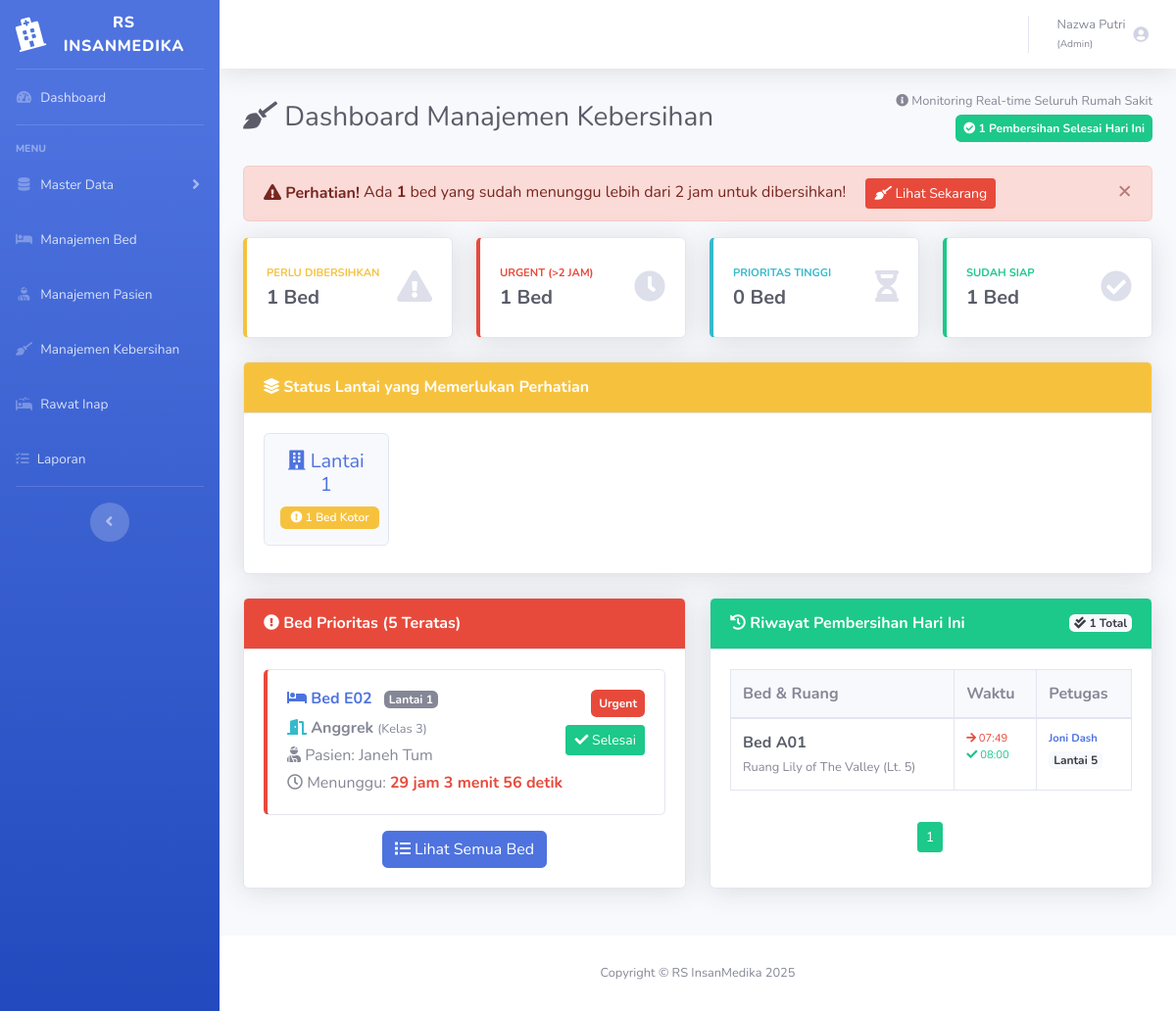
The app's page /rumahsakit/dashboard_kebersihan.php (signed in) with its own data.
### tables this page shows
CREATE TABLE `t_bedstatus` (
  `f_idbedsts` int(11) NOT NULL,
  `f_idpetugas` int(11) NOT NULL,
  `f_idbed` int(11) NOT NULL,
  `f_sts` enum('Kosong','Terisi','Siap','Pembersihan','Maintenance') NOT NULL,
  `f_waktumulai` datetime NOT NULL,
  `f_waktuselesai` datetime DEFAULT NULL,
  `f_keterangan` varchar(150) NOT NULL,
  `f_created` datetime NOT NULL
);

CREATE TABLE `t_tempattidur` (
  `f_idbed` int(11) NOT NULL,
  `f_idruangan` int(11) NOT NULL,
  `f_nomorbed` varchar(150) NOT NULL,
  `f_stsfisik` enum('Aktif','Nonaktif','Maintenance') NOT NULL,
  `f_created` datetime NOT NULL,
  `f_updated` datetime NOT NULL
);

CREATE TABLE `t_ruangan` (
  `f_idruangan` int(11) NOT NULL,
  `f_nama` varchar(150) NOT NULL,
  `f_kelas` enum('VVIP','VIP','Kelas 1','Kelas 2','Kelas 3') NOT NULL,
  `f_lantai` int(11) NOT NULL,
  `f_kapasitas` int(11) NOT NULL,
  `f_created` datetime NOT NULL,
  `f_updated` datetime NOT NULL,
  `f_luasruangan` decimal(6,2) DEFAULT NULL,
  `f_luasperbed` decimal(5,2) DEFAULT NULL,
  `f_faktorefisiensi` decimal(3,2) NOT NULL,
  `f_kapasitasmaks` int(11) NOT NULL
);

CREATE TABLE `t_pasien` (
  `f_idpasien` int(11) NOT NULL,
  `f_norekmed` varchar(150) NOT NULL,
  `f_nama` varchar(150) NOT NULL,
  `f_tgllahir` date NOT NULL,
  `f_jnskelamin` enum('Laki-laki','Perempuan') NOT NULL,
  `f_notlp` varchar(11) NOT NULL,
  `f_alamat` varchar(150) NOT NULL,
  `f_created` datetime NOT NULL,
  `f_updated` datetime NOT NULL
);

CREATE TABLE `t_petugas` (
  `f_idpetugas` int(11) NOT NULL,
  `f_nama` varchar(150) NOT NULL,
  `f_username` varchar(150) NOT NULL,
  `f_password` varchar(150) NOT NULL,
  `f_role` enum('Admin','Admisi','Perawat','Petugas Kebersihan') NOT NULL,
  `f_unitkerja` varchar(150) NOT NULL,
  `f_created` datetime NOT NULL,
  `f_updated` datetime NOT NULL
);

### rumahsakit/dashboard_kebersihan.php (the view, shortened to what the rows shown need)
<?php
require_once "dbcontroller.php";
$db = new dbcontroller();
function formatDurasi($waktu_mulai_str) {
    $waktu_mulai = strtotime($waktu_mulai_str);
    $waktu_sekarang = time();
    $selisih = $waktu_sekarang - $waktu_mulai;
    $jam = floor($selisih / 3600);
    $menit = floor(($selisih % 3600) / 60);
    $detik = $selisih % 60;
    return [
        'jam' => max(0, $jam),
        'menit' => max(0, $menit),
        'detik' => max(0, $detik),
        'total_jam' => max(0, $jam)
    ];
}
$filter_lantai = "";
$sql_urgent = "SELECT
            bs.f_idbedsts,
            bs.f_idbed,
            bs.f_sts,
            bs.f_waktumulai,
            tt.f_nomorbed,
            r.f_nama AS nama_ruangan,
            r.f_kelas AS kelas_ruangan,
            r.f_lantai,
            p.f_nama AS nama_pasien_keluar,
            ri.f_waktukeluar,
            COALESCE(ri.f_waktukeluar, bs.f_waktumulai) as waktu_referensi
        FROM
            t_bedstatus bs
        JOIN
            t_tempattidur tt ON bs.f_idbed = tt.f_idbed
        JOIN
            t_ruangan r ON tt.f_idruangan = r.f_idruangan
        LEFT JOIN
            t_rawatinap ri ON tt.f_idbed = ri.f_idbed
            AND ri.f_waktukeluar IS NOT NULL
            AND ri.f_stsbersih = 'Kotor'
        LEFT JOIN
            t_pasien p ON ri.f_idpasien = p.f_idpasien
        WHERE
            bs.f_waktuselesai IS NULL
            AND (bs.f_sts = 'Pembersihan' OR bs.f_sts = 'Kotor')
            $filter_lantai
        ORDER BY
            COALESCE(ri.f_waktukeluar, bs.f_waktumulai) ASC
        LIMIT 5";
$urgent_beds = $db->getALL($sql_urgent);
$banyak_history = 5;
$p_history = isset($_GET['ph']) ? (int)$_GET['ph'] : 1;
$p_history = max(1, $p_history);
$mulai_history = ($p_history - 1) * $banyak_history;
$sql_history = "SELECT
                    bs_kotor.f_idbedsts,
                    bs_kotor.f_idbed,
                    bs_kotor.f_sts AS status_awal,
                    bs_kotor.f_waktumulai AS waktu_mulai,
                    bs_kotor.f_waktuselesai AS waktu_selesai,
                    tt.f_nomorbed,
                    r.f_nama AS nama_ruangan,
                    r.f_lantai,
                    bs_siap.f_idpetugas,
                    pt.f_nama AS nama_petugas,
                    pt.f_unitkerja
                FROM t_bedstatus bs_kotor
                JOIN t_tempattidur tt ON bs_kotor.f_idbed = tt.f_idbed
                JOIN t_ruangan r ON tt.f_idruangan = r.f_idruangan
                LEFT JOIN t_bedstatus bs_siap ON bs_kotor.f_idbed = bs_siap.f_idbed
                    AND bs_siap.f_sts = 'Siap'
                    AND bs_siap.f_waktumulai = bs_kotor.f_waktuselesai
                LEFT JOIN t_petugas pt ON bs_siap.f_idpetugas = pt.f_idpetugas
                WHERE bs_kotor.f_sts IN ('Pembersihan', 'Kotor')
                AND bs_kotor.f_waktuselesai IS NOT NULL
                AND DATE(bs_kotor.f_waktuselesai) = CURDATE()
                $filter_lantai
                ORDER BY bs_kotor.f_waktuselesai DESC
                LIMIT $mulai_history, $banyak_history";
$history_today = $db->getALL($sql_history);
?>
<!DOCTYPE html>
<html lang="en">
<head>
    <link href="vendor/fontawesome-free/css/all.min.css" rel="stylesheet" type="text/css">
    <link href="css/sb-admin-2.min.css" rel="stylesheet">
</head>
<body id="page-top">
    <div id="wrapper">
        <div id="content-wrapper" class="d-flex flex-column">
            <div id="content">
                <div class="container-fluid">
                    <div class="d-sm-flex align-items-center justify-content-between mb-4">
                        <div>
                            <h1 class="h3 mb-0 text-gray-800">
                                <i class="fas fa-broom"></i> Dashboard Manajemen Kebersihan
                            </h1>
                        </div>
                    </div>
                    <div class="row">
                        <div class="col-lg-6 mb-4">
                            <div class="card shadow mb-4">
                                <div class="card-body">
                                    <?php if (empty($urgent_beds)): ?>
                                        <div class="text-center py-4">
                                            <i class="fas fa-check-circle fa-3x text-success mb-3"></i>
                                            <p class="text-muted">Tidak ada bed yang perlu dibersihkan saat ini</p>
                                            <p class="text-success font-weight-bold">Semua bed dalam kondisi bersih! 🎉</p>
                                        </div>
                                    <?php else: ?>
                                        <?php foreach ($urgent_beds as $bed):
                                            $waktu_untuk_durasi = $bed['waktu_referensi'] ?? $bed['f_waktumulai'];
                                            $durasi = formatDurasi($waktu_untuk_durasi);
                                            $prioritas = 'Normal';
                                            $badge_prioritas = 'badge-info';
                                            $card_class = '';
                                            if ($durasi['total_jam'] >= 2) {
                                                $prioritas = 'Urgent';
                                                $badge_prioritas = 'badge-danger';
                                                $card_class = 'urgent-card priority-high';
                                            } elseif ($durasi['total_jam'] >= 1) {
                                                $prioritas = 'Tinggi';
                                                $badge_prioritas = 'badge-warning';
                                            }
                                            $durasi_text = sprintf('%d jam %d menit %d detik',
                                                                $durasi['jam'],
                                                                $durasi['menit'],
                                                                $durasi['detik']);
                                            $bisa_akses = true;
                                            $btn_class = 'btn-success';
                                        ?>
                                        <div class="card <?= $card_class ?> mb-3">
                                            <div class="card-body">
                                                <div class="d-flex justify-content-between align-items-start">
                                                    <div>
                                                        <h6 class="font-weight-bold text-primary">
                                                            <i class="fas fa-bed"></i> Bed <?= htmlspecialchars($bed['f_nomorbed']) ?>
                                                            <span class="badge badge-secondary ml-2">Lantai <?= $bed['f_lantai'] ?></span>
                                                        </h6>
                                                        <p class="mb-1">
                                                            <i class="fas fa-door-open text-info"></i>
                                                            <strong><?= htmlspecialchars($bed['nama_ruangan']) ?></strong>
                                                            <small class="text-muted">(<?= htmlspecialchars($bed['kelas_ruangan']) ?>)</small>
                                                        </p>
                                                        <p class="mb-1">
                                                            <i class="fas fa-user-injured text-secondary"></i>
                                                            Pasien: <?= htmlspecialchars($bed['nama_pasien_keluar'] ?? '-') ?>
                                                        </p>
                                                        <p class="mb-0">
                                                            <i class="far fa-clock text-muted"></i>
                                                            Menunggu: <strong class="<?= $durasi['total_jam'] >= 2 ? 'text-danger' : ($durasi['total_jam'] >= 1 ? 'text-warning' : 'text-info') ?>">
                                                                <?= $durasi_text ?>
                                                            </strong>
                                                        </p>
                                                    </div>
                                                    <div class="text-right">
                                                        <span class="badge <?= $badge_prioritas ?> p-2 mb-2">
                                                            <?= $prioritas ?>
                                                        </span>
                                                        <br>
                                                        <?php if ($bisa_akses): ?>
                                                        <a href="kebersihan/finish.php?id=<?= $bed['f_idbedsts'] ?>"
                                                           class="btn <?= $btn_class ?> btn-sm">
                                                            <i class="fas fa-check"></i> Selesai
                                                        </a>
                                                        <?php else: ?>
                                                        <button class="btn <?= $btn_class ?> btn-sm" disabled title="Bukan unit kerja Anda">
                                                            <i class="fas fa-lock"></i> Terkunci
                                                        </button>
                                                        <?php endif; ?>
                                                    </div>
                                                </div>
                                            </div>
                                        </div>
                                        <?php endforeach; ?>
                                    <?php endif; ?>
                                </div>
                            </div>
                        </div>
                        <div class="col-lg-6 mb-4">
                            <div class="card shadow mb-4">
                                <div class="card-body">
                                   <?php if (empty($history_today)): ?>
                                        <div class="text-center py-4">
                                            <i class="fas fa-inbox fa-3x text-muted mb-3"></i>
                                            <p class="text-muted">Belum ada pembersihan yang diselesaikan hari ini</p>
                                        </div>
                                    <?php else: ?>
                                        <div class="table-responsive">
                                            <table class="table table-bordered table-hover" width="100%" cellspacing="0">
                                                <thead class="bg-light">
                                                    <tr>
                                                        <th>Bed & Ruang</th>
                                                        <th>Waktu</th>
                                                        <th>Petugas</th>
                                                    </tr>
                                                </thead>
                                                <tbody>
                                                    <?php foreach ($history_today as $h): ?>
                                                    <tr>
                                                        <td>
                                                            <div class="font-weight-bold text-dark">Bed <?= htmlspecialchars($h['f_nomorbed']) ?></div>
                                                            <small class="text-muted"><?= htmlspecialchars($h['nama_ruangan']) ?> (Lt. <?= $h['f_lantai'] ?>)</small>
                                                        </td>
                                                        <td>
                                                            <div class="text-xs">
                                                                <span class="text-danger"><i class="fas fa-arrow-right"></i> <?= date('H:i', strtotime($h['waktu_mulai'])) ?></span><br>
                                                                <span class="text-success"><i class="fas fa-check"></i> <?= date('H:i', strtotime($h['waktu_selesai'])) ?></span>
                                                            </div>
                                                        </td>
                                                        <td>
                                                            <div class="text-xs font-weight-bold text-primary">
                                                                <?= htmlspecialchars($h['nama_petugas'] ?? 'Sistem') ?>
                                                            </div>
                                                            <small class="badge badge-light"><?= htmlspecialchars($h['f_unitkerja'] ?? '-') ?></small>
                                                        </td>
                                                    </tr>
                                                    <?php endforeach; ?>
                                                </tbody>
                                            </table>
                                        </div>
                                    <?php endif; ?>
                                </div>
                            </div>
                        </div>
                    </div>
                </div></div>
        </div></div>
</body>
</html>

### records on screen
t_bedstatus: f_idbed.f_nomorbed "E02", t_ruangan.f_lantai "1", t_ruangan.f_nama "Anggrek", t_ruangan.f_kelas "Kelas 3", t_pasien.f_nama "Janeh Tum", durasi_text "29 jam 3 menit 56 detik", prioritas "Urgent"
t_bedstatus: f_idbed.f_nomorbed "A01", t_ruangan.f_nama "Ruang Lily of The Valley", t_ruangan.f_lantai "5", f_waktumulai "07:49", f_waktuselesai "08:00", f_idpetugas.f_nama "Joni Dash", f_idpetugas.f_unitkerja "Lantai 5"

### other values on screen
$nama_petugas "Nazwa Putri"
$role_petugas "Admin"
$total_selesai_hari_ini "1"
$stats['total_terlambat'] "1"
$stats['total_perlu_bersih'] "1"
$stats['total_prioritas_tinggi'] "0"
$stats['total_siap'] "1"
$lantai['f_lantai'] "1"
$lantai['perlu_bersih'] "1"
$jumlah_history "1"
